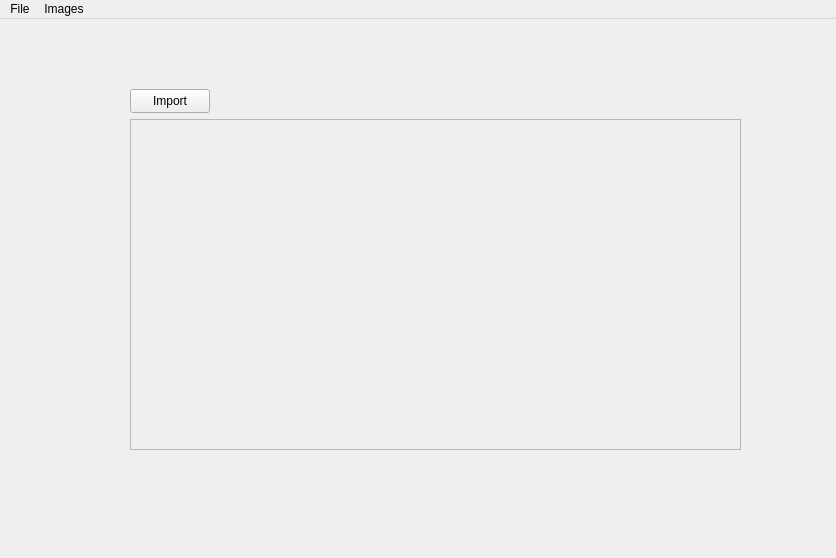
<?xml version="1.0" encoding="UTF-8"?>
<ui version="4.0">
 <class>image_Management</class>
 <widget class="QMainWindow" name="image_Management">
  <property name="geometry">
   <rect>
    <x>0</x>
    <y>0</y>
    <width>836</width>
    <height>558</height>
   </rect>
  </property>
  <property name="windowTitle">
   <string>MainWindow</string>
  </property>
  <widget class="QWidget" name="centralwidget">
   <widget class="QScrollArea" name="scrollArea">
    <property name="geometry">
     <rect>
      <x>130</x>
      <y>100</y>
      <width>611</width>
      <height>331</height>
     </rect>
    </property>
    <property name="widgetResizable">
     <bool>true</bool>
    </property>
    <widget class="QWidget" name="scrollAreaWidgetContents">
     <property name="geometry">
      <rect>
       <x>0</x>
       <y>0</y>
       <width>609</width>
       <height>329</height>
      </rect>
     </property>
     <widget class="QWidget" name="gridLayoutWidget">
      <property name="geometry">
       <rect>
        <x>-1</x>
        <y>-1</y>
        <width>611</width>
        <height>331</height>
       </rect>
      </property>
      <layout class="QGridLayout" name="gridLayout"/>
     </widget>
    </widget>
   </widget>
   <widget class="QPushButton" name="import_Button_Label">
    <property name="geometry">
     <rect>
      <x>130</x>
      <y>70</y>
      <width>80</width>
      <height>24</height>
     </rect>
    </property>
    <property name="text">
     <string>Import</string>
    </property>
   </widget>
  </widget>
  <widget class="QMenuBar" name="menuBar">
   <property name="geometry">
    <rect>
     <x>0</x>
     <y>0</y>
     <width>836</width>
     <height>22</height>
    </rect>
   </property>
   <widget class="QMenu" name="menuFile">
    <property name="title">
     <string>File</string>
    </property>
   </widget>
   <widget class="QMenu" name="menuImages">
    <property name="title">
     <string>Images</string>
    </property>
    <addaction name="action_Import_Label"/>
   </widget>
   <addaction name="menuFile"/>
   <addaction name="menuImages"/>
  </widget>
  <action name="action_Import_Label">
   <property name="text">
    <string>Import</string>
   </property>
  </action>
 </widget>
 <resources/>
 <connections/>
</ui>
